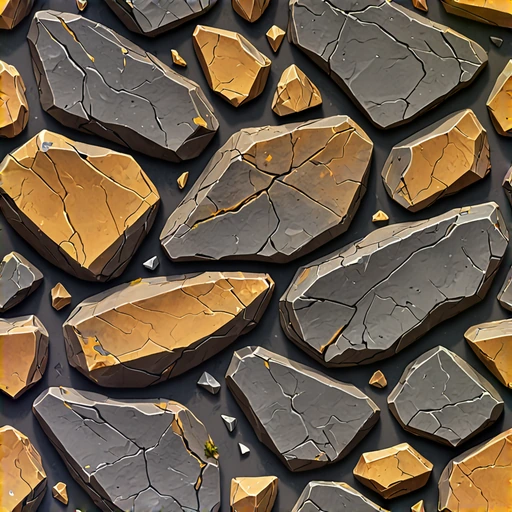
#> input picture ports/godot-isometric-pyra/materials/gpu/mountain-cliff.png, 512 x 512 px; its folder holds only this picture in this run
$ python ingest_creature_sheet.py ../../ports/godot-isometric-pyra/materials/gpu/mountain-cliff.png ../../ports/godot-isometric-pyra/materials/gpu/mountain-cliff.png
#> lines starting #> are read from the running program, lines starting #| are printed output that depends on the picture; after the words box and inside, x2 and y2 are one past the last pixel; in counts of white or black regions, pixels touching at a corner belong together
#> in main, sheet is the input picture: PIL image 512x512 RGBA; mean R, G, B, A 108.4, 92.1, 73.6, 255
#!/usr/bin/env python3
"""Turns one owner-generated animation sheet (3 rows on white: walk, attack, death) into an actor
pack of the existing format: one 2048x1024 atlas of 256 px square cells (right-facing plus mirrored
left-facing frames), all 8 directions mapped to the right or left frames.

usage: ingest_creature_sheet.py <sheet.jpg|png> <monster-id e.g. verdant-cierniowy-wilk> [version-suffix]
Creates a NEW opt-in pack enemy-v3-<monster>; the existing enemy-v2 pack is left untouched.
"""
import hashlib, json, os, shutil, sys
import numpy as np
from PIL import Image, ImageFilter
from scipy import ndimage

REPO = os.path.abspath(os.path.join(os.path.dirname(__file__), "..", ".."))
CELL, BASEY = 256, 0.8
DIRS = ["down", "down-left", "left", "up-left", "up", "up-right", "right", "down-right"]
LEFT = {"down-left", "left", "up-left"}


COLS, ROWS = 4, 3


def cutouts(sheet):
    """Frames of a COLS x ROWS sheet: components are grouped by the grid cell holding their centroid,
    so debris, sparks and slightly spilling limbs stay with their frame."""
    rgb = np.asarray(sheet.convert("RGB")).astype(int)
    h, w = rgb.shape[:2]
#> h = 512; w = 512
    white = rgb.min(2) >= 222
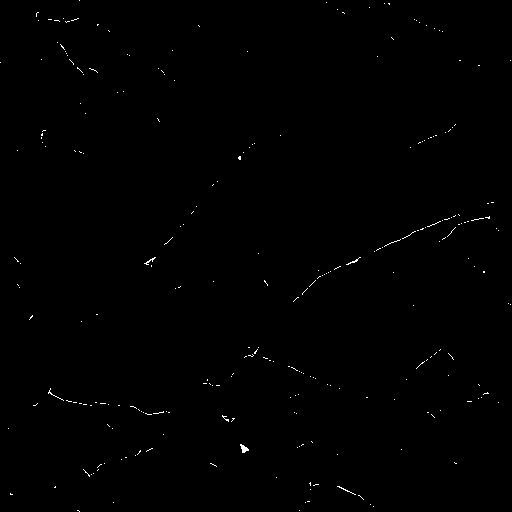
#> white: shape (512, 512) bool; 0.32% white in thin lines or dots
    lab, _ = ndimage.label(white)
#> lab: shape (512, 512) int32; 451 distinct labels, from 0 to 450
    edge = set(np.unique(np.concatenate([lab[0], lab[-1], lab[:, 0], lab[:, -1]]))) - {0}
#> edge = 3 items
    bg = np.isin(lab, list(edge))
#> bg: shape (512, 512) bool; 0% white in thin lines or dots, all inside (x1, y1, x2, y2) = (0, 0, 80, 512)
    lw, nw = ndimage.label(white & ~bg)
#> lw: shape (512, 512) int32; 448 distinct labels, from 0 to 447
#> nw = 447
    mins = rgb.min(2)
    near_bg = ndimage.binary_dilation(bg, iterations=12)
#> near_bg: shape (512, 512) bool; 0.19% white; 3 white regions, box (x1, y1, x2, y2) and area: (67, 0, 92, 13) 169, (0, 50, 13, 75) 169, (67, 499, 92, 512) 169
    for i in range(1, nw + 1):
        # An enclosed light region is background only when it is pure white and flat (a gap between
        # legs). Light fur, a mane or a silver panel is off-white and shaded: it stays opaque.
        m = lw == i
        n_px = int(m.sum())
        if n_px <= 25 or np.median(mins[m]) < 246 or rgb[m].std() > 7.6:
            continue
        # A real gap in the background is ringed by dark outlines or dark material (black, brown
        # roots); the white core of a glow (a beam, a plasma ball) is ringed by bright colour
        # and stays opaque.
        ring = ndimage.binary_dilation(m, iterations=3) & ~m
        around = rgb[ring]
        luma = (0.3 * around[:, 0] + 0.59 * around[:, 1] + 0.11 * around[:, 2]).mean()
        dark = (around.max(1) < 110).mean()
        if n_px > 120:
            if dark >= 0.25 or luma < 135:
                bg |= m
        # Small slivers between roots or limbs at the silhouette; an eye's highlight lies deeper.
        elif (m & near_bg).any() and dark >= 0.5 and luma < 110:
            bg |= m
#> this loop made 447 passes
#> n_px on passes 1 to 3: 1, 1, 3
#> m: shape (512, 512) bool; 0% white in thin lines or dots, all inside (x1, y1, x2, y2) = (299, 510, 300, 511)
    fg = ~bg
    # Frames that touch (a horn against a neighbour's tail) are split along the grid lines:
    # cut the foreground at every cell border, then group the pieces by their cell.
    cut = fg.copy()
    for c in range(1, COLS):
        x = round(c * w / COLS)
        cut[:, max(0, x - 6) : x + 6] = False
#> cut: shape (512, 512) bool; 93% white; 6 black regions (3 under 20 px), largest, box (x1, y1, x2, y2) and area: (122, 0, 134, 512) 6144, (250, 0, 262, 512) 6144, (378, 0, 390, 512) 6144
    for r in range(1, ROWS):
        y = round(r * h / ROWS)
        cut[max(0, y - 6) : y + 6, :] = False
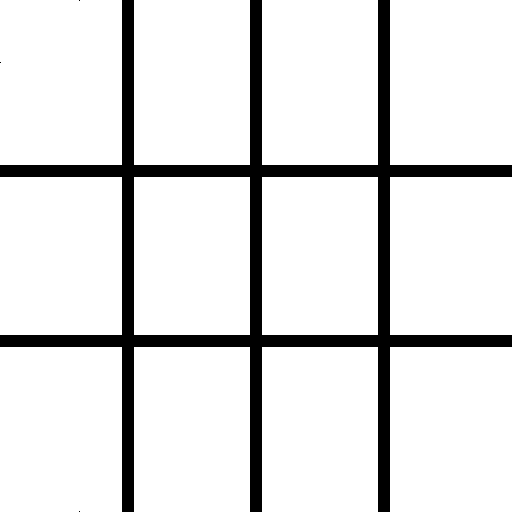
#> cut: shape (512, 512) bool; 88.6% white; 4 black regions (3 under 20 px), largest, box (x1, y1, x2, y2) and area: (0, 0, 512, 512) 29856
    comps, n = ndimage.label(ndimage.binary_closing(cut, iterations=1))
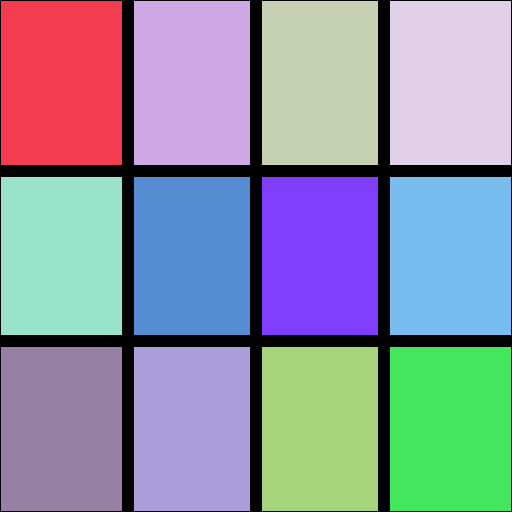
#> comps: shape (512, 512) int32; 13 distinct labels, from 0 to 12; one colour per label, 0 black
#> n = 12
    objs = ndimage.find_objects(comps)
#> objs = 12 items
    owner, area, bbox = {}, {}, {}
    for i, sl in enumerate(objs, 1):
        m = comps[sl] == i
        if m.sum() < 400:
            continue
        cy, cx = ndimage.center_of_mass(m)
        row = min(ROWS - 1, int((sl[0].start + cy) / (h / ROWS)))
        col = min(COLS - 1, int((sl[1].start + cx) / (w / COLS)))
        owner[i], area[i], bbox[i] = (row, col), int(m.sum()), sl
#> this loop made 12 passes
#> (cy, cx, row, col) on passes 1 to 12: (81.5, 60, 0, 0), (81.5, 57.5, 0, 1), (81.5, 57.5, 0, 2), (81.5, 60, 0, 3), (78.5, 60, 1, 0), (78.5, 57.5, 1, 1), (78.5, 57.5, 1, 2), (78.5, 60, 1, 3), (81.5, 60, 2, 0), (81.5, 57.5, 2, 1), (81.5, 57.5, 2, 2), (81.5, 60, 2, 3)
#> after the loop, area = 12 items; bbox = 12 items; owner = 12 items
    # An attack effect (beam, blades, a thrown talisman) often crosses the grid line: the cut then
    # splits one object in two. A small piece that is continuous with a larger one across a cut
    # zone belongs to the larger one's frame, and the zone pixels between them are put back.
    bridges = {}
    for axis in (1, 0):
        size = w if axis == 1 else h
        count = COLS if axis == 1 else ROWS
        fgv = fg if axis == 1 else fg.T
        cv = comps if axis == 1 else comps.T
        for c in range(1, count):
            z0, z1 = round(c * size / count) - 6, round(c * size / count) + 6
            left = {i for i in owner if (bbox[i][axis].stop >= z0 - 3) and (bbox[i][axis].start < z0)}
            right = {i for i in owner if (bbox[i][axis].start <= z1 + 3) and (bbox[i][axis].stop > z1)}
            for a_ in left:
                for b_ in right:
                    if owner[a_] == owner[b_]:
                        continue
                    ya = np.any(cv[:, max(0, z0 - 3) : z0] == a_, axis=1)
                    yb = np.any(cv[:, z1 : z1 + 3] == b_, axis=1)
                    rows = np.where(ya & yb & np.all(fgv[:, z0:z1], axis=1))[0]
                    if not len(rows) or min(area[a_], area[b_]) >= 0.4 * max(area[a_], area[b_]):
                        continue
                    big, small = (a_, b_) if area[a_] >= area[b_] else (b_, a_)
                    owner[small] = owner[big]
                    mask = np.zeros(fgv.shape, bool)
                    mask[rows.min() : rows.max() + 1, z0:z1] = fgv[rows.min() : rows.max() + 1, z0:z1]
                    bridges.setdefault(owner[big], []).append(mask if axis == 1 else mask.T)
#> this loop made 2 passes
#> pass 2, in cutouts, `cv = comps if axis == 1 else comps.T`:
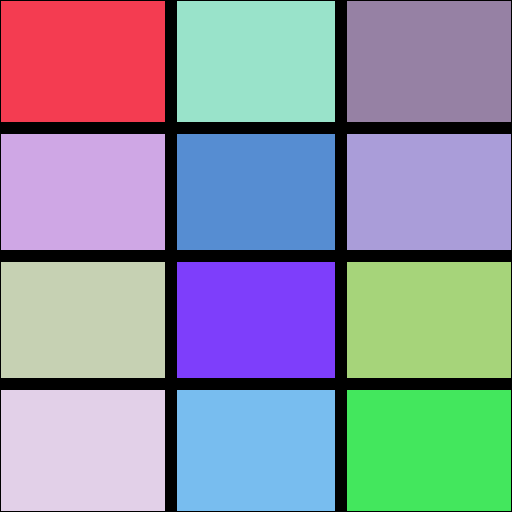
#> cv: shape (512, 512) int32; 13 distinct labels, from 0 to 12; one colour per label, 0 black
#> after the loop, bridges = 0 items
    # What is left of a spill (a sliver touching a cut zone, far smaller than the frame's body) is
    # dropped instead of widening the frame.
    largest = {}
    for i in owner:
        largest[owner[i]] = max(largest.get(owner[i], 0), area[i])
#> this loop made 12 passes
#> after the loop, largest = 12 items
    zones = [(round(c * w / COLS) - 6, round(c * w / COLS) + 6, 1) for c in range(1, COLS)] + [
        (round(r * h / ROWS) - 6, round(r * h / ROWS) + 6, 0) for r in range(1, ROWS)
    ]
    for i in list(owner):
        if area[i] >= 0.06 * largest[owner[i]]:
            continue
        sl = bbox[i]
        if any(sl[ax].start <= z1 + 3 and sl[ax].stop >= z0 - 3 and sl[ax].start < z1 and sl[ax].stop > z0 - 1 and (sl[ax].stop - sl[ax].start) < 60 for z0, z1, ax in zones):
            del owner[i]
    cells = {}
    for i, cell in owner.items():
        cells.setdefault(cell, []).append(i)
#> this loop made 12 passes
#> cell on passes 1 to 12: (0, 0), (0, 1), (0, 2), (0, 3), (1, 0), (1, 1), (1, 2), (1, 3), (2, 0), (2, 1), (2, 2), (2, 3)
#> after the loop, cells = 12 items
    out = {}
    for (row, col), ids in cells.items():
        keep = np.isin(comps, ids)
        for mask in bridges.get((row, col), []):
            keep |= mask
        keep &= fg
        keep = ndimage.binary_opening(keep, iterations=1)
        keep = ndimage.binary_erosion(keep, iterations=1)
        ys, xs = np.where(keep)
        if len(ys) < 400:
            continue
        al = Image.fromarray((keep * 255).astype(np.uint8)).filter(ImageFilter.GaussianBlur(0.8))
        rgba = sheet.convert("RGBA")
        rgba.putalpha(al)
        out[(row, col)] = rgba.crop((xs.min(), ys.min(), xs.max() + 1, ys.max() + 1))
#> this loop made 12 passes
#> (row, col, ids) on passes 1 to 12: (0, 0, [1]), (0, 1, [2]), (0, 2, [3]), (0, 3, [4]), (1, 0, [5]), (1, 1, [6]), (1, 2, [7]), (1, 3, [8]), (2, 0, [9]), (2, 1, [10]), (2, 2, [11]), (2, 3, [12])
#> keep: shape (512, 512) bool; 7.4% white; 1 white region, box (x1, y1, x2, y2) and area: (391, 348, 510, 510) 19278
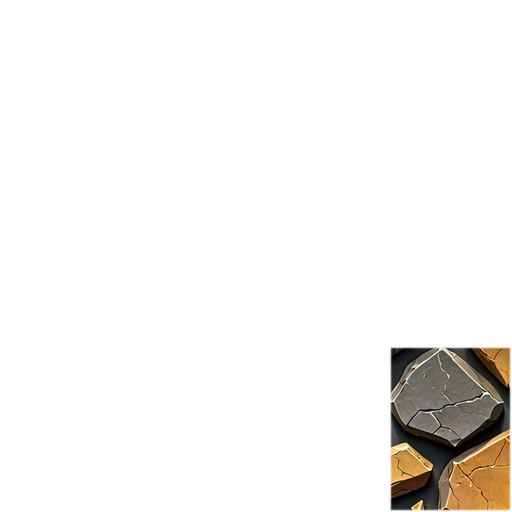
#> rgba: PIL image 512x512 RGBA; mean R, G, B, A 108.4, 92.1, 73.6, 18.8; transparent parts drawn white
#> after the loop, out = 12 items
    return out


def main():
    src, monster = sys.argv[1], sys.argv[2]
    world, name = monster.split("-", 1)
    old_id = f"enemy-v2-{monster}"
    pack_id = f"enemy-v3-{monster}"
    sheet = Image.open(src)
    grid = cutouts(sheet)
#> grid = 12 items
    missing = [(r, c) for r in range(ROWS) for c in range(COLS) if (r, c) not in grid]
#> missing = []
    if missing:
        raise SystemExit(f"empty cells in the sheet: {missing}")
    frames = {f"{k}{c}": grid[(r, c)] for r, k in enumerate("wad") for c in range(COLS)}
#> frames = 12 items
    counts = [COLS, COLS, COLS]
    base = int(CELL * BASEY)
    # Frames much wider than the rest are long effects (tongue, beam): they never set the scale.
    # Every other frame must fit the cell completely, so no body part is ever cut off.
    widths = sorted(f.size[0] for f in frames.values())
#> widths = [114, 114, 114, 114, 114, 114, 119, 119, 119, 119, 119, 119]
    median = widths[len(widths) // 2]
#> median = 119
    # --no-effects: wide frames are the body (spread wings, a striking serpent), never clipped.
    effect = set() if "--no-effects" in sys.argv else {k for k, f in frames.items() if f.size[0] > 1.45 * median}
#> effect = 0 items
    body = [f for k, f in frames.items() if k not in effect]
#> body = 12 items
    scale = min(min((CELL - 6) / f.size[0], (base - 2) / f.size[1]) for f in body)
#> scale = 1.25
    cells = {}
    placed_x = {}
    order = [f"{k}{c}" for k in "wad" for c in range(COLS)]
    for k in order:
        f = frames[k]
        nf = f.resize((max(1, round(f.size[0] * scale)), max(1, round(f.size[1] * scale))), Image.LANCZOS)
        prev = f"{k[0]}{int(k[1:]) - 1}"
        if k in effect and prev in placed_x:
            x = placed_x[prev]  # keep the body where it was; the effect extends past it
        else:
            x = (CELL - nf.size[0]) // 2
        placed_x[k] = x
        c = Image.new("RGBA", (CELL, CELL), (0, 0, 0, 0))
        c.paste(nf, (x, base - nf.size[1]), nf)
        if k in effect:  # fade the clipped end instead of a hard cut
            a_ = np.asarray(c.split()[3]).astype(float)
            ramp = np.clip((CELL - np.arange(CELL)) / 40.0, 0, 1)
            c.putalpha(Image.fromarray((a_ * ramp[None, :]).astype(np.uint8)))
        cells[k] = c
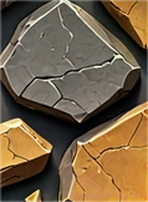
#> nf: PIL image 148x202 RGBA; mean R, G, B, A 115.4, 95, 67.9, 253; transparent parts drawn white
#> after the loop, cells = 12 items; placed_x = 12 items
    print("effect frames:", sorted(effect))
#| effect frames: []
    print("scale", round(scale, 3))
#| scale 1.247
    names = list(cells)
#> names = ['w0', 'w1', 'w2', 'w3', 'a0', 'a1', 'a2', 'a3', 'd0', 'd1', 'd2', 'd3']
    atlas = Image.new("RGBA", (2048, 1024), (0, 0, 0, 0))
#> atlas: PIL image 2048x1024 RGBA; every value is 0
    rect = {}
    for i, k in enumerate(names):
        for side, flip in (("r", False), ("l", True)):
            x = (i * 2 + (1 if flip else 0)) % 8 * CELL
            y = (i * 2 + (1 if flip else 0)) // 8 * CELL
            atlas.paste(cells[k].transpose(Image.FLIP_LEFT_RIGHT) if flip else cells[k], (x, y))
            rect[(k, side)] = {"x": x, "y": y, "w": CELL, "h": CELL}
#> this loop made 12 passes
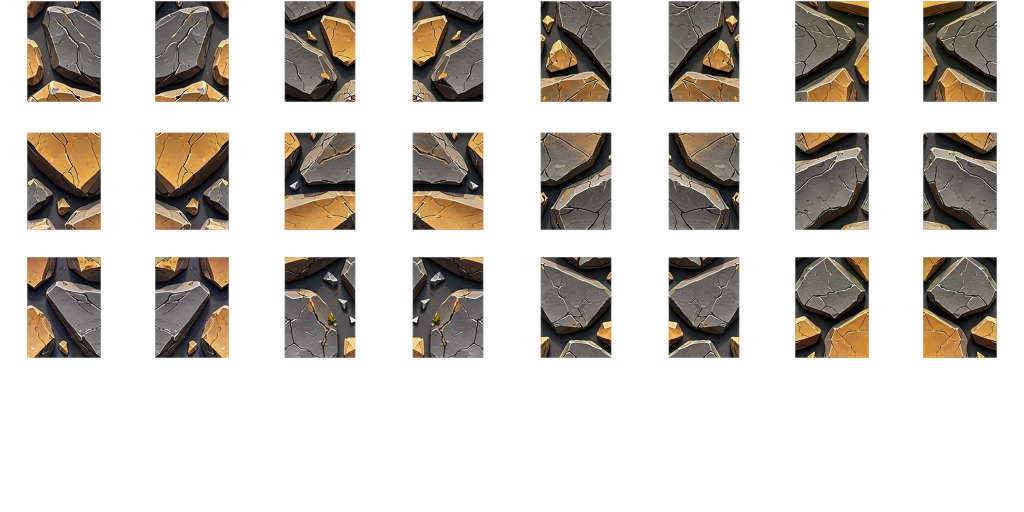
#> atlas: PIL image 2048x1024 RGBA (shown at 1/2 size); mean R, G, B, A 35.2, 30.1, 24.4, 83.3; transparent parts drawn white
#> after the loop, rect = 24 items
    w, a_, d = counts
    clips = {
        "idle": ("page", 6, True, [f"w0"]),
        "walk": ("page", 10, True, [f"w{i}" for i in range(w)]),
        "attack": ("page", 10, False, [f"a{i}" for i in range(a_)]),
        "skill": ("page", 10, False, [f"a{i}" for i in range(a_)]),
        "hit": ("page", 12, False, ["d0"]),
        "death": ("page", 6, False, [f"d{i}" for i in range(d)]),
        "respawn": ("page", 8, False, [f"d{i}" for i in reversed(range(d))]),
    }
    atlas_frames, actor_clips = {}, {}
    asset_id = f"{pack_id}-page-0"
    for clip, (_, fps, loop, seq) in clips.items():
        dirs = {}
        for dr in DIRS:
            side = "l" if dr in LEFT else "r"
            lst = []
            for n, k in enumerate(seq):
                fname = f"{pack_id}/{clip}/{dr}/{n:02d}"
                r = rect[(k, side)]
                atlas_frames[fname] = {
                    "frame": r, "rotated": False, "trimmed": False,
                    "sourceSize": {"w": CELL, "h": CELL},
                    "spriteSourceSize": {"x": 0, "y": 0, "w": CELL, "h": CELL},
                }
                lst.append(fname)
            dirs[dr] = lst
        actor_clips[clip] = {"asset": asset_id, "fps": fps, "loop": loop, "directions": dirs}
#> this loop made 7 passes
#> (clip, fps, loop, seq) on passes 1 to 7: ('idle', 6, True, ['w0']), ('walk', 10, True, ['w0', 'w1', 'w2', 'w3']), ('attack', 10, False, ['a0', 'a1', 'a2', 'a3']), ('skill', 10, False, ['a0', 'a1', 'a2', 'a3']), ('hit', 12, False, ['d0']), ('death', 6, False, ['d0', 'd1', 'd2', 'd3']), ('respawn', 8, False, ['d3', 'd2', 'd1', 'd0'])
#> after the loop, actor_clips = 7 items; atlas_frames = 176 items
    atlas_json = {"frames": atlas_frames, "meta": {"app": "ingest_creature_sheet", "image": f"{asset_id}.webp",
                  "format": "RGBA8888", "size": {"w": 2048, "h": 1024}, "scale": "1"}}
    webp = os.path.join("/tmp", f"{asset_id}.webp")
    atlas.save(webp, quality=90, method=6)
    jtxt = json.dumps(atlas_json, separators=(",", ":"))
    h = hashlib.sha256(open(webp, "rb").read() + jtxt.encode()).hexdigest()[:12]
#> h = 'bf981c67e50a'
    out = os.path.join(REPO, "public/game/assets/gpu", pack_id, f"1.0.0-{h}")
    os.makedirs(out, exist_ok=True)
    shutil.copy(webp, os.path.join(out, f"{asset_id}.webp"))
    open(os.path.join(out, f"{asset_id}.json"), "w").write(jtxt)
    ext = os.path.splitext(src)[1]
    shutil.copy(src, os.path.join(out, f"source-sheet{ext}"))
    url = f"/game/assets/gpu/{pack_id}/1.0.0-{h}/{asset_id}"
    imported_path = os.path.join(REPO, "src/game/assets/imported.json")
#> (the run stopped early here; a loop or call above may not have finished)
